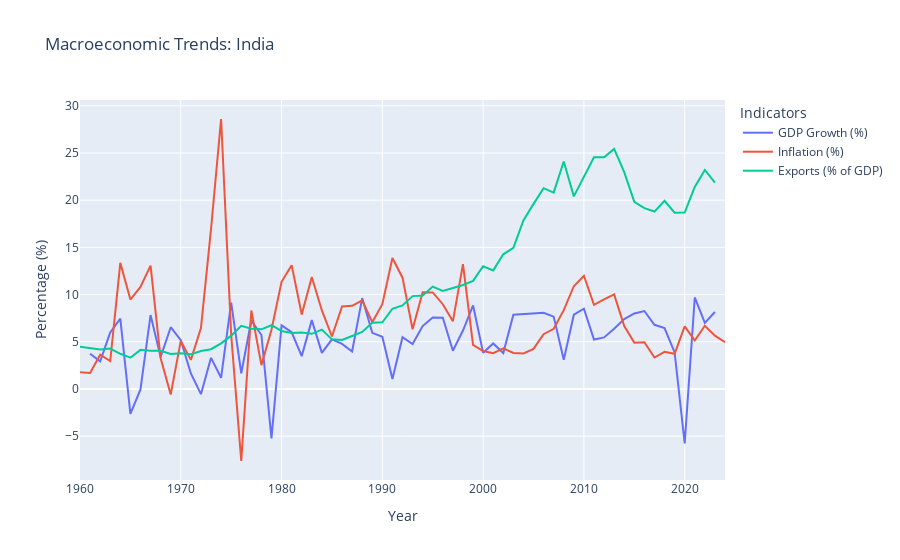
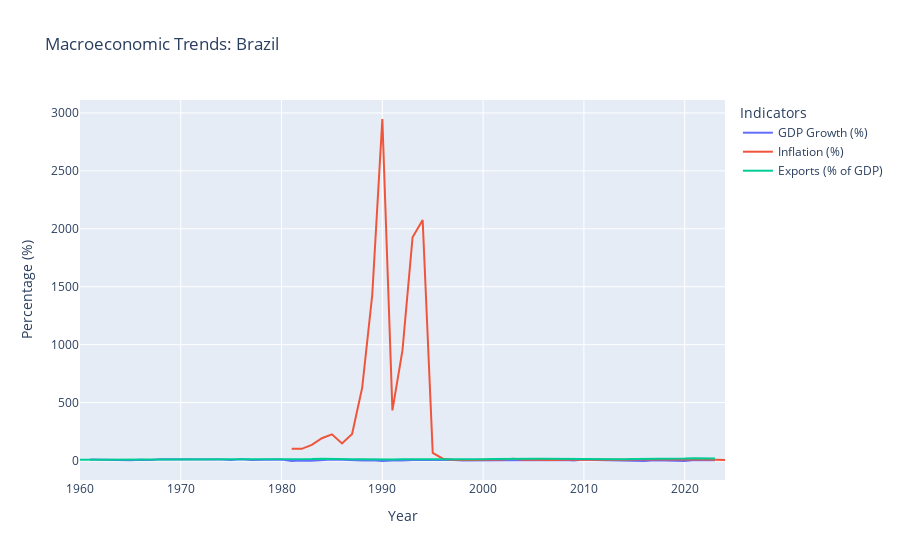
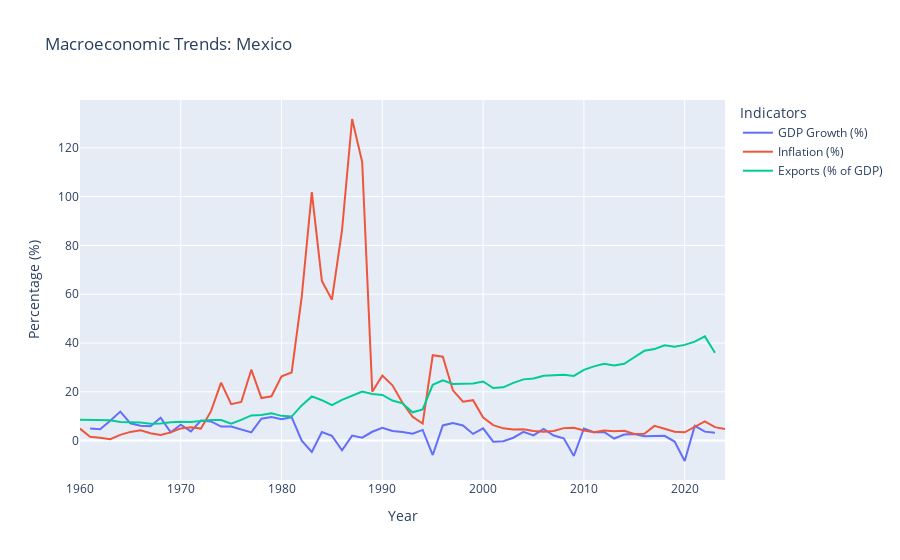
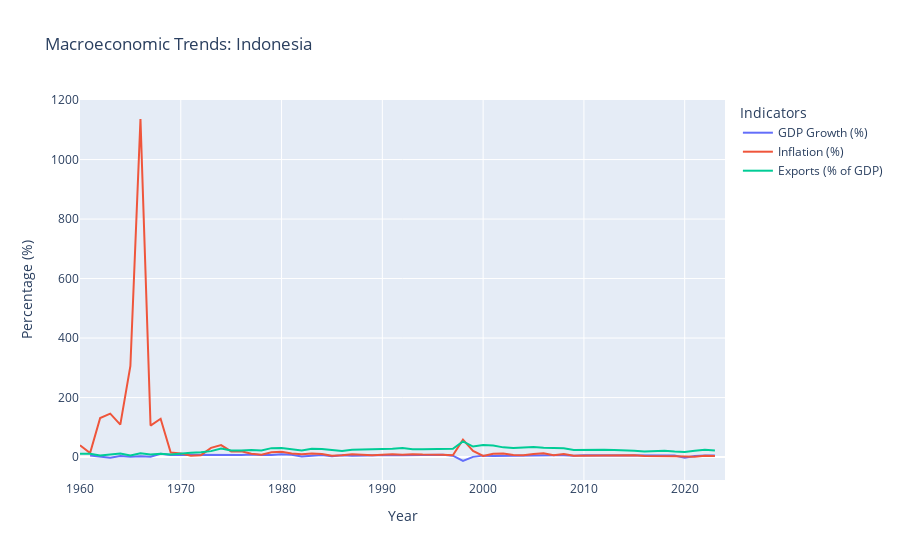

The notebook cell these images were saved under, in order:
### Code cell
# emerging_markets_analysis.ipynb

# 1. Import libraries
import pandas as pd
import requests
import plotly.express as px
import os

# 2. Create a folder for saving data
if not os.path.exists('data'):
    os.makedirs('data')

# 3. Define emerging markets countries and indicators
countries = {
    'IN': 'India',
    'BR': 'Brazil',
    'MX': 'Mexico',
    'ID': 'Indonesia',
    'ZA': 'South Africa',
    'TR': 'Turkey'
}

indicators = {
    'NY.GDP.MKTP.KD.ZG': 'GDP Growth (%)',
    'FP.CPI.TOTL.ZG': 'Inflation (%)',
    'NE.EXP.GNFS.ZS': 'Exports (% of GDP)'
}

# 4. Fetch data function using World Bank API
def fetch_world_bank_data(country_code, indicator_code):
    url = f"http://api.worldbank.org/v2/country/{country_code}/indicator/{indicator_code}?format=json&per_page=500"
    response = requests.get(url)
    if response.status_code == 200:
        json_data = response.json()
        if json_data and len(json_data) > 1:
            data = json_data[1]
            df = pd.DataFrame(data)
            df = df[['date', 'value']]
            df.columns = ['Year', indicator_code]
            df['Year'] = df['Year'].astype(int)
            df.sort_values('Year', inplace=True)
            return df
    return pd.DataFrame()

# 5. Download data for all countries and indicators
all_data = {}

for code, name in countries.items():
    print(f"Fetching data for {name}...")
    country_df = pd.DataFrame()
    for ind_code, ind_name in indicators.items():
        df = fetch_world_bank_data(code, ind_code)
        if not df.empty:
            df = df.rename(columns={ind_code: ind_name})
            if country_df.empty:
                country_df = df
            else:
                country_df = pd.merge(country_df, df, on="Year", how="outer")
    all_data[code] = country_df
    country_df.to_csv(f"data/{code}_macro_data.csv", index=False)

print("✅ Data fetching completed!")

# 6. Quick Visualization
for code, name in countries.items():
    df = all_data[code]
    fig = px.line(df, x='Year', y=['GDP Growth (%)', 'Inflation (%)', 'Exports (% of GDP)'],
                  title=f"Macroeconomic Trends: {name}",
                  labels={"value": "Percentage (%)", "variable": "Indicators"})
    fig.show()

### Figure 1 — Plotly figure (JSON) as saved in the notebook; plotly's stock layout.template omitted (floating-point values rounded to 4 significant figures)
{"data": [{"hovertemplate": "Indicators=GDP Growth (%)<br>Year=%{x}<br>Percentage (%)=%{y}<extra></extra>", "legendgroup": "GDP Growth (%)", "line": {"color": "#636efa", "dash": "solid"}, "marker": {"symbol": "circle"}, "mode": "lines", "name": "GDP Growth (%)", "orientation": "v", "showlegend": true, "type": "scatter", "x": [1960, 1961, 1962, 1963, 1964, 1965, 1966, 1967, 1968, 1969, 1970, 1971, 1972, 1973, 1974, 1975, 1976, 1977, 1978, 1979, 1980, 1981, 1982, 1983, 1984, 1985, 1986, 1987, 1988, 1989, 1990, 1991, 1992, 1993, 1994, 1995, 1996, 1997, 1998, 1999, 2000, 2001, 2002, 2003, 2004, 2005, 2006, 2007, 2008, 2009, 2010, 2011, 2012, 2013, 2014, 2015, 2016, 2017, 2018, 2019, 2020, 2021, 2022, 2023, 2024], "xaxis": "x", "y": [null, 3.723, 2.931, 5.994, 7.453, -2.636, -0.05533, 7.826, 3.388, 6.54, 5.157, 1.643, -0.5533, 3.296, 1.185, 9.15, 1.663, 7.255, 5.713, -5.238, 6.736, 6.006, 3.476, 7.289, 3.821, 5.254, 4.777, 3.965, 9.628, 5.947, 5.533, 1.057, 5.482, 4.751, 6.659, 7.574, 7.55, 4.05, 6.184, 8.846, 3.841, 4.824, 3.804, 7.86, 7.923, 7.923, 8.061, 7.661, 3.087, 7.862, 8.498, 5.241, 5.456, 6.386, 7.41, 7.996, 8.256, 6.795, 6.454, 3.871, -5.778, 9.69, 6.987, 8.153, null], "yaxis": "y"}, {"hovertemplate": "Indicators=Inflation (%)<br>Year=%{x}<br>Percentage (%)=%{y}<extra></extra>", "legendgroup": "Inflation (%)", "line": {"color": "#EF553B", "dash": "solid"}, "marker": {"symbol": "circle"}, "mode": "lines", "name": "Inflation (%)", "orientation": "v", "showlegend": true, "type": "scatter", "x": [1960, 1961, 1962, 1963, 1964, 1965, 1966, 1967, 1968, 1969, 1970, 1971, 1972, 1973, 1974, 1975, 1976, 1977, 1978, 1979, 1980, 1981, 1982, 1983, 1984, 1985, 1986, 1987, 1988, 1989, 1990, 1991, 1992, 1993, 1994, 1995, 1996, 1997, 1998, 1999, 2000, 2001, 2002, 2003, 2004, 2005, 2006, 2007, 2008, 2009, 2010, 2011, 2012, 2013, 2014, 2015, 2016, 2017, 2018, 2019, 2020, 2021, 2022, 2023, 2024], "xaxis": "x", "y": [1.78, 1.695, 3.632, 2.946, 13.36, 9.475, 10.8, 13.06, 3.237, -0.5841, 5.092, 3.08, 6.442, 16.94, 28.6, 5.748, -7.634, 8.307, 2.523, 6.276, 11.35, 13.11, 7.891, 11.87, 8.319, 5.556, 8.73, 8.801, 9.383, 7.074, 8.971, 13.87, 11.79, 6.327, 10.25, 10.22, 8.977, 7.164, 13.23, 4.67, 4.009, 3.779, 4.297, 3.806, 3.767, 4.246, 5.797, 6.373, 8.349, 10.88, 11.99, 8.912, 9.479, 10.02, 6.666, 4.907, 4.948, 3.328, 3.939, 3.73, 6.623, 5.131, 6.699, 5.649, 4.953], "yaxis": "y"}, {"hovertemplate": "Indicators=Exports (% of GDP)<br>Year=%{x}<br>Percentage (%)=%{y}<extra></extra>", "legendgroup": "Exports (% of GDP)", "line": {"color": "#00cc96", "dash": "solid"}, "marker": {"symbol": "circle"}, "mode": "lines", "name": "Exports (% of GDP)", "orientation": "v", "showlegend": true, "type": "scatter", "x": [1960, 1961, 1962, 1963, 1964, 1965, 1966, 1967, 1968, 1969, 1970, 1971, 1972, 1973, 1974, 1975, 1976, 1977, 1978, 1979, 1980, 1981, 1982, 1983, 1984, 1985, 1986, 1987, 1988, 1989, 1990, 1991, 1992, 1993, 1994, 1995, 1996, 1997, 1998, 1999, 2000, 2001, 2002, 2003, 2004, 2005, 2006, 2007, 2008, 2009, 2010, 2011, 2012, 2013, 2014, 2015, 2016, 2017, 2018, 2019, 2020, 2021, 2022, 2023, 2024], "xaxis": "x", "y": [4.463, 4.304, 4.169, 4.281, 3.726, 3.307, 4.143, 4.034, 4.039, 3.714, 3.783, 3.667, 4.027, 4.209, 4.831, 5.647, 6.687, 6.383, 6.315, 6.75, 6.14, 5.936, 5.983, 5.838, 6.283, 5.255, 5.196, 5.605, 6.035, 7.016, 7.053, 8.494, 8.843, 9.834, 9.888, 10.84, 10.39, 10.69, 11.02, 11.45, 13.0, 12.56, 14.26, 14.95, 17.86, 19.61, 21.27, 20.8, 24.1, 20.4, 22.4, 24.54, 24.53, 25.43, 22.97, 19.81, 19.16, 18.79, 19.93, 18.66, 18.68, 21.4, 23.2, 21.85, null], "yaxis": "y"}], "layout": {"autosize": true, "legend": {"title": {"text": "Indicators"}, "tracegroupgap": 0}, "title": {"text": "Macroeconomic Trends: India"}, "xaxis": {"anchor": "y", "autorange": true, "domain": [0, 1], "range": [1960, 2024], "title": {"text": "Year"}, "type": "linear"}, "yaxis": {"anchor": "x", "autorange": true, "domain": [0, 1], "range": [-9.647, 30.61], "title": {"text": "Percentage (%)"}, "type": "linear"}}}

### Figure 2 — Plotly figure (JSON) as saved in the notebook; plotly's stock layout.template omitted (floating-point values rounded to 4 significant figures)
{"data": [{"hovertemplate": "Indicators=GDP Growth (%)<br>Year=%{x}<br>Percentage (%)=%{y}<extra></extra>", "legendgroup": "GDP Growth (%)", "line": {"color": "#636efa", "dash": "solid"}, "marker": {"symbol": "circle"}, "mode": "lines", "name": "GDP Growth (%)", "orientation": "v", "showlegend": true, "type": "scatter", "x": [1960, 1961, 1962, 1963, 1964, 1965, 1966, 1967, 1968, 1969, 1970, 1971, 1972, 1973, 1974, 1975, 1976, 1977, 1978, 1979, 1980, 1981, 1982, 1983, 1984, 1985, 1986, 1987, 1988, 1989, 1990, 1991, 1992, 1993, 1994, 1995, 1996, 1997, 1998, 1999, 2000, 2001, 2002, 2003, 2004, 2005, 2006, 2007, 2008, 2009, 2010, 2011, 2012, 2013, 2014, 2015, 2016, 2017, 2018, 2019, 2020, 2021, 2022, 2023, 2024], "xaxis": "x", "y": [null, 8.6, 6.6, 0.6, 3.4, 2.4, 6.7, 4.2, 9.8, 9.5, 10.4, 11.34, 11.94, 13.97, 8.154, 5.167, 10.26, 4.934, 4.97, 6.76, 9.2, -4.25, 0.83, -2.93, 5.4, 7.85, 7.49, 3.53, -0.06, 3.16, -4.35, 1.032, -0.5441, 4.925, 5.853, 4.224, 2.209, 3.395, 0.3381, 0.4679, 4.388, 1.39, 3.053, 1.141, 5.76, 3.202, 3.962, 6.07, 5.094, -0.1258, 7.528, 3.974, 1.921, 3.005, 0.504, -3.546, -3.276, 1.323, 1.784, 1.221, -3.277, 4.763, 3.017, 2.908, null], "yaxis": "y"}, {"hovertemplate": "Indicators=Inflation (%)<br>Year=%{x}<br>Percentage (%)=%{y}<extra></extra>", "legendgroup": "Inflation (%)", "line": {"color": "#EF553B", "dash": "solid"}, "marker": {"symbol": "circle"}, "mode": "lines", "name": "Inflation (%)", "orientation": "v", "showlegend": true, "type": "scatter", "x": [1960, 1961, 1962, 1963, 1964, 1965, 1966, 1967, 1968, 1969, 1970, 1971, 1972, 1973, 1974, 1975, 1976, 1977, 1978, 1979, 1980, 1981, 1982, 1983, 1984, 1985, 1986, 1987, 1988, 1989, 1990, 1991, 1992, 1993, 1994, 1995, 1996, 1997, 1998, 1999, 2000, 2001, 2002, 2003, 2004, 2005, 2006, 2007, 2008, 2009, 2010, 2011, 2012, 2013, 2014, 2015, 2016, 2017, 2018, 2019, 2020, 2021, 2022, 2023, 2024], "xaxis": "x", "y": [null, null, null, null, null, null, null, null, null, null, null, null, null, null, null, null, null, null, null, null, null, 101.7, 100.5, 135.0, 192.1, 226.0, 147.1, 228.3, 629.1, 1431.0, 2948.0, 432.8, 952.0, 1927.0, 2076.0, 66.01, 15.76, 6.927, 3.195, 4.858, 7.044, 6.84, 8.45, 14.71, 6.597, 6.87, 4.184, 3.641, 5.679, 4.888, 5.039, 6.636, 5.403, 6.204, 6.329, 9.03, 8.739, 3.446, 3.665, 3.733, 3.212, 8.302, 9.28, 4.594, 4.367], "yaxis": "y"}, {"hovertemplate": "Indicators=Exports (% of GDP)<br>Year=%{x}<br>Percentage (%)=%{y}<extra></extra>", "legendgroup": "Exports (% of GDP)", "line": {"color": "#00cc96", "dash": "solid"}, "marker": {"symbol": "circle"}, "mode": "lines", "name": "Exports (% of GDP)", "orientation": "v", "showlegend": true, "type": "scatter", "x": [1960, 1961, 1962, 1963, 1964, 1965, 1966, 1967, 1968, 1969, 1970, 1971, 1972, 1973, 1974, 1975, 1976, 1977, 1978, 1979, 1980, 1981, 1982, 1983, 1984, 1985, 1986, 1987, 1988, 1989, 1990, 1991, 1992, 1993, 1994, 1995, 1996, 1997, 1998, 1999, 2000, 2001, 2002, 2003, 2004, 2005, 2006, 2007, 2008, 2009, 2010, 2011, 2012, 2013, 2014, 2015, 2016, 2017, 2018, 2019, 2020, 2021, 2022, 2023, 2024], "xaxis": "x", "y": [6.282, 6.42, 4.008, 8.933, 6.461, 7.503, 6.53, 5.677, 5.991, 6.672, 7.029, 6.457, 7.272, 7.845, 7.673, 7.218, 7.013, 7.245, 6.693, 7.241, 8.962, 9.623, 7.9, 12.24, 15.04, 12.95, 9.217, 9.828, 11.67, 8.93, 8.197, 8.678, 10.87, 10.5, 9.513, 7.529, 6.73, 6.984, 7.031, 9.565, 10.19, 12.37, 14.23, 15.18, 16.55, 15.24, 14.37, 13.33, 13.53, 10.85, 10.87, 11.58, 11.88, 11.74, 11.01, 12.9, 12.47, 12.52, 14.63, 14.12, 16.45, 19.11, 19.63, 18.11, null], "yaxis": "y"}], "layout": {"autosize": true, "legend": {"title": {"text": "Indicators"}, "tracegroupgap": 0}, "title": {"text": "Macroeconomic Trends: Brazil"}, "xaxis": {"anchor": "y", "autorange": true, "domain": [0, 1], "range": [1960, 2024], "title": {"text": "Year"}, "type": "linear"}, "yaxis": {"anchor": "x", "autorange": true, "domain": [0, 1], "range": [-168.4, 3112.0], "title": {"text": "Percentage (%)"}, "type": "linear"}}}

### Figure 3 — Plotly figure (JSON) as saved in the notebook; plotly's stock layout.template omitted (floating-point values rounded to 4 significant figures)
{"data": [{"hovertemplate": "Indicators=GDP Growth (%)<br>Year=%{x}<br>Percentage (%)=%{y}<extra></extra>", "legendgroup": "GDP Growth (%)", "line": {"color": "#636efa", "dash": "solid"}, "marker": {"symbol": "circle"}, "mode": "lines", "name": "GDP Growth (%)", "orientation": "v", "showlegend": true, "type": "scatter", "x": [1960, 1961, 1962, 1963, 1964, 1965, 1966, 1967, 1968, 1969, 1970, 1971, 1972, 1973, 1974, 1975, 1976, 1977, 1978, 1979, 1980, 1981, 1982, 1983, 1984, 1985, 1986, 1987, 1988, 1989, 1990, 1991, 1992, 1993, 1994, 1995, 1996, 1997, 1998, 1999, 2000, 2001, 2002, 2003, 2004, 2005, 2006, 2007, 2008, 2009, 2010, 2011, 2012, 2013, 2014, 2015, 2016, 2017, 2018, 2019, 2020, 2021, 2022, 2023, 2024], "xaxis": "x", "y": [null, 5.0, 4.664, 8.107, 11.91, 7.1, 6.096, 5.855, 9.423, 3.419, 6.502, 3.762, 8.229, 7.861, 5.777, 5.744, 4.417, 3.391, 8.957, 9.698, 8.757, 9.586, -0.04959, -4.624, 3.513, 1.919, -3.93, 2.063, 1.218, 3.625, 5.25, 3.976, 3.569, 2.867, 4.394, -5.91, 6.218, 7.199, 6.185, 2.755, 5.029, -0.4508, -0.2366, 1.186, 3.565, 2.113, 4.805, 2.078, 0.9433, -6.295, 4.971, 3.444, 3.553, 0.8521, 2.504, 2.702, 1.772, 1.872, 1.972, -0.3927, -8.354, 6.048, 3.689, 3.2, null], "yaxis": "y"}, {"hovertemplate": "Indicators=Inflation (%)<br>Year=%{x}<br>Percentage (%)=%{y}<extra></extra>", "legendgroup": "Inflation (%)", "line": {"color": "#EF553B", "dash": "solid"}, "marker": {"symbol": "circle"}, "mode": "lines", "name": "Inflation (%)", "orientation": "v", "showlegend": true, "type": "scatter", "x": [1960, 1961, 1962, 1963, 1964, 1965, 1966, 1967, 1968, 1969, 1970, 1971, 1972, 1973, 1974, 1975, 1976, 1977, 1978, 1979, 1980, 1981, 1982, 1983, 1984, 1985, 1986, 1987, 1988, 1989, 1990, 1991, 1992, 1993, 1994, 1995, 1996, 1997, 1998, 1999, 2000, 2001, 2002, 2003, 2004, 2005, 2006, 2007, 2008, 2009, 2010, 2011, 2012, 2013, 2014, 2015, 2016, 2017, 2018, 2019, 2020, 2021, 2022, 2023, 2024], "xaxis": "x", "y": [4.928, 1.609, 1.199, 0.5941, 2.338, 3.568, 4.216, 3.017, 2.334, 3.367, 5.003, 5.469, 4.944, 12.08, 23.78, 14.94, 15.82, 29.06, 17.46, 18.19, 26.35, 27.93, 58.91, 101.9, 65.45, 57.75, 86.23, 131.8, 114.2, 20.01, 26.65, 22.66, 15.51, 9.751, 6.966, 35.0, 34.38, 20.63, 15.93, 16.59, 9.492, 6.368, 5.031, 4.547, 4.688, 3.988, 3.629, 3.967, 5.125, 5.297, 4.157, 3.407, 4.112, 3.806, 4.019, 2.721, 2.822, 6.041, 4.899, 3.636, 3.397, 5.689, 7.896, 5.528, 4.722], "yaxis": "y"}, {"hovertemplate": "Indicators=Exports (% of GDP)<br>Year=%{x}<br>Percentage (%)=%{y}<extra></extra>", "legendgroup": "Exports (% of GDP)", "line": {"color": "#00cc96", "dash": "solid"}, "marker": {"symbol": "circle"}, "mode": "lines", "name": "Exports (% of GDP)", "orientation": "v", "showlegend": true, "type": "scatter", "x": [1960, 1961, 1962, 1963, 1964, 1965, 1966, 1967, 1968, 1969, 1970, 1971, 1972, 1973, 1974, 1975, 1976, 1977, 1978, 1979, 1980, 1981, 1982, 1983, 1984, 1985, 1986, 1987, 1988, 1989, 1990, 1991, 1992, 1993, 1994, 1995, 1996, 1997, 1998, 1999, 2000, 2001, 2002, 2003, 2004, 2005, 2006, 2007, 2008, 2009, 2010, 2011, 2012, 2013, 2014, 2015, 2016, 2017, 2018, 2019, 2020, 2021, 2022, 2023, 2024], "xaxis": "x", "y": [8.506, 8.412, 8.569, 8.32, 7.633, 7.634, 7.471, 6.868, 7.038, 7.546, 7.755, 7.64, 8.06, 8.412, 8.409, 6.894, 8.49, 10.32, 10.47, 11.19, 10.14, 9.862, 14.43, 18.12, 16.57, 14.57, 16.68, 18.54, 20.1, 19.13, 18.7, 16.43, 15.26, 11.6, 12.75, 22.87, 24.72, 23.26, 23.22, 23.42, 24.23, 21.54, 21.85, 23.66, 25.1, 25.49, 26.55, 26.78, 27.02, 26.51, 29.02, 30.44, 31.54, 30.76, 31.46, 34.16, 36.82, 37.51, 39.04, 38.53, 39.24, 40.57, 42.73, 35.98, null], "yaxis": "y"}], "layout": {"autosize": true, "legend": {"title": {"text": "Indicators"}, "tracegroupgap": 0}, "title": {"text": "Macroeconomic Trends: Mexico"}, "xaxis": {"anchor": "y", "autorange": true, "domain": [0, 1], "range": [1960, 2024], "title": {"text": "Year"}, "type": "linear"}, "yaxis": {"anchor": "x", "autorange": true, "domain": [0, 1], "range": [-16.14, 139.6], "title": {"text": "Percentage (%)"}, "type": "linear"}}}

### Figure 4 — Plotly figure (JSON) as saved in the notebook; plotly's stock layout.template omitted (floating-point values rounded to 4 significant figures)
{"data": [{"hovertemplate": "Indicators=GDP Growth (%)<br>Year=%{x}<br>Percentage (%)=%{y}<extra></extra>", "legendgroup": "GDP Growth (%)", "line": {"color": "#636efa", "dash": "solid"}, "marker": {"symbol": "circle"}, "mode": "lines", "name": "GDP Growth (%)", "orientation": "v", "showlegend": true, "type": "scatter", "x": [1960, 1961, 1962, 1963, 1964, 1965, 1966, 1967, 1968, 1969, 1970, 1971, 1972, 1973, 1974, 1975, 1976, 1977, 1978, 1979, 1980, 1981, 1982, 1983, 1984, 1985, 1986, 1987, 1988, 1989, 1990, 1991, 1992, 1993, 1994, 1995, 1996, 1997, 1998, 1999, 2000, 2001, 2002, 2003, 2004, 2005, 2006, 2007, 2008, 2009, 2010, 2011, 2012, 2013, 2014, 2015, 2016, 2017, 2018, 2019, 2020, 2021, 2022, 2023, 2024], "xaxis": "x", "y": [null, 5.741, 1.842, -2.237, 3.53, 1.082, 2.791, 1.38, 10.92, 6.822, 7.555, 7.024, 7.038, 8.104, 7.635, 4.977, 6.887, 8.761, 6.767, 7.324, 9.88, 7.927, 2.246, 4.193, 6.976, 2.462, 5.875, 4.926, 5.78, 7.457, 7.242, 6.912, 6.498, 6.496, 7.54, 8.22, 7.818, 4.7, -13.13, 0.7911, 4.92, 3.643, 4.499, 4.78, 5.031, 5.693, 5.501, 6.345, 6.014, 4.629, 6.224, 6.17, 6.03, 5.557, 5.007, 4.876, 5.033, 5.07, 5.174, 5.019, -2.066, 3.703, 5.307, 5.048, null], "yaxis": "y"}, {"hovertemplate": "Indicators=Inflation (%)<br>Year=%{x}<br>Percentage (%)=%{y}<extra></extra>", "legendgroup": "Inflation (%)", "line": {"color": "#EF553B", "dash": "solid"}, "marker": {"symbol": "circle"}, "mode": "lines", "name": "Inflation (%)", "orientation": "v", "showlegend": true, "type": "scatter", "x": [1960, 1961, 1962, 1963, 1964, 1965, 1966, 1967, 1968, 1969, 1970, 1971, 1972, 1973, 1974, 1975, 1976, 1977, 1978, 1979, 1980, 1981, 1982, 1983, 1984, 1985, 1986, 1987, 1988, 1989, 1990, 1991, 1992, 1993, 1994, 1995, 1996, 1997, 1998, 1999, 2000, 2001, 2002, 2003, 2004, 2005, 2006, 2007, 2008, 2009, 2010, 2011, 2012, 2013, 2014, 2015, 2016, 2017, 2018, 2019, 2020, 2021, 2022, 2023, 2024], "xaxis": "x", "y": [39.59, 13.69, 131.4, 145.9, 109.0, 306.8, 1136.0, 106, 128.8, 15.48, 12.4, 4.234, 6.522, 31.04, 40.49, 19.17, 19.83, 11.05, 8.113, 16.23, 18.04, 12.27, 9.445, 11.8, 10.46, 4.725, 5.823, 9.279, 8.045, 6.416, 7.819, 9.419, 7.524, 9.672, 8.532, 9.42, 7.973, 6.226, 58.45, 20.48, 3.689, 11.5, 11.9, 6.757, 6.064, 10.45, 13.11, 6.407, 10.23, 4.386, 5.134, 5.356, 4.279, 6.413, 6.395, 6.363, 3.526, 3.809, 3.198, 3.031, 1.921, 1.56, 4.209, 3.67, null], "yaxis": "y"}, {"hovertemplate": "Indicators=Exports (% of GDP)<br>Year=%{x}<br>Percentage (%)=%{y}<extra></extra>", "legendgroup": "Exports (% of GDP)", "line": {"color": "#00cc96", "dash": "solid"}, "marker": {"symbol": "circle"}, "mode": "lines", "name": "Exports (% of GDP)", "orientation": "v", "showlegend": true, "type": "scatter", "x": [1960, 1961, 1962, 1963, 1964, 1965, 1966, 1967, 1968, 1969, 1970, 1971, 1972, 1973, 1974, 1975, 1976, 1977, 1978, 1979, 1980, 1981, 1982, 1983, 1984, 1985, 1986, 1987, 1988, 1989, 1990, 1991, 1992, 1993, 1994, 1995, 1996, 1997, 1998, 1999, 2000, 2001, 2002, 2003, 2004, 2005, 2006, 2007, 2008, 2009, 2010, 2011, 2012, 2013, 2014, 2015, 2016, 2017, 2018, 2019, 2020, 2021, 2022, 2023, 2024], "xaxis": "x", "y": [11.53, 11.06, 5.168, 9.069, 12.25, 5.276, 12.76, 8.776, 10.87, 9.014, 12.84, 14.42, 16.52, 20.05, 29.0, 22.55, 22.17, 23.49, 21.87, 30.07, 30.47, 27.63, 22.38, 27.75, 27.31, 23.78, 20.5, 24.58, 25.04, 26.09, 27.31, 28.35, 30.31, 26.75, 26.51, 26.31, 25.82, 27.86, 52.97, 35.51, 40.98, 39.03, 32.69, 30.48, 32.22, 34.07, 31.03, 29.44, 29.81, 24.16, 24.3, 26.33, 24.59, 23.92, 23.67, 21.16, 19.09, 20.18, 21.0, 18.59, 17.33, 21.42, 24.5, 21.75, null], "yaxis": "y"}], "layout": {"autosize": true, "legend": {"title": {"text": "Indicators"}, "tracegroupgap": 0}, "title": {"text": "Macroeconomic Trends: Indonesia"}, "xaxis": {"anchor": "y", "autorange": true, "domain": [0, 1], "range": [1960, 2024], "title": {"text": "Year"}, "type": "linear"}, "yaxis": {"anchor": "x", "autorange": true, "domain": [0, 1], "range": [-76.98, 1200.0], "title": {"text": "Percentage (%)"}, "type": "linear"}}}
